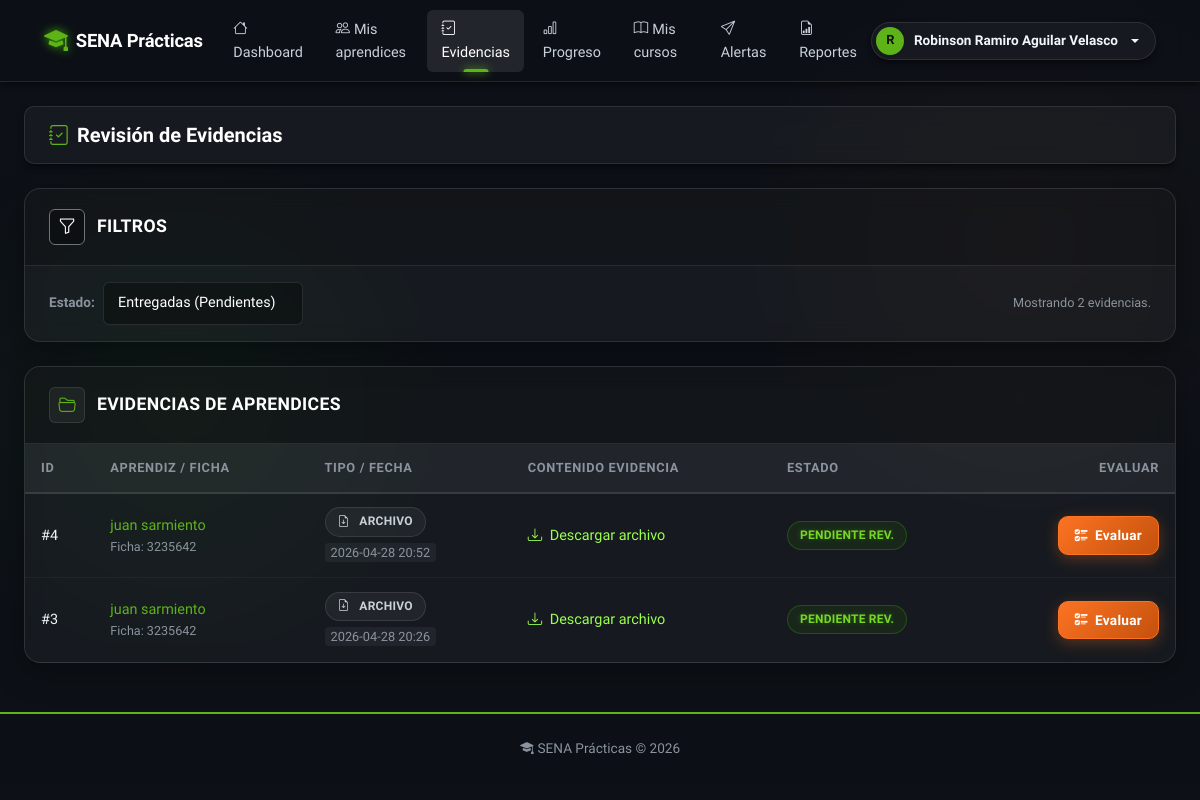
The app's page /instructor/evidencias/revisar (signed in), older data.
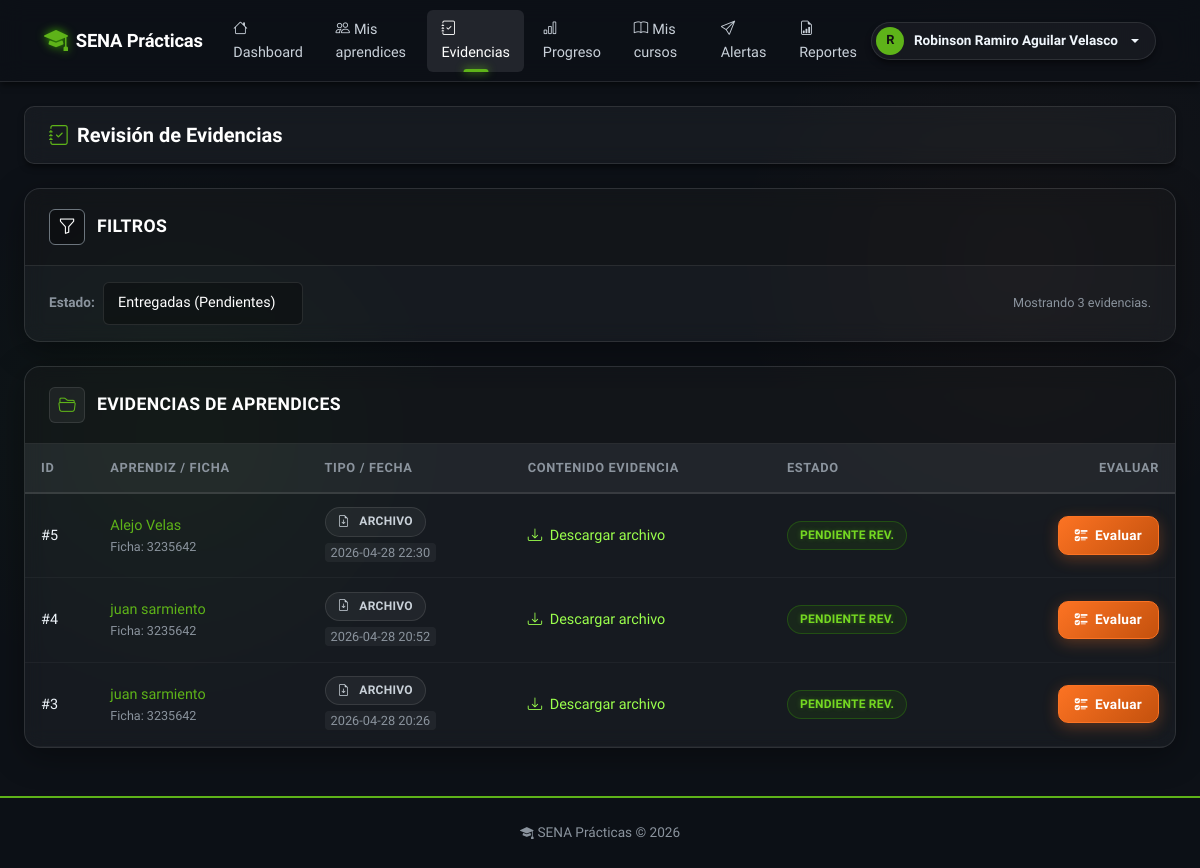
The same page, newer data.
### app/models/evidencia.py (models this page shows)
class Evidencia(db.Model):
    __tablename__ = 'evidencia'
    id_evidencia   = db.Column(db.Integer, primary_key=True)
    id_aprendiz    = db.Column(db.Integer, db.ForeignKey('aprendiz.id_aprendiz'), nullable=False)
    tipo           = db.Column(db.Enum('archivo', 'enlace', 'texto'), nullable=False)
    contenido      = db.Column(db.Text)
    fecha_entrega  = db.Column(db.DateTime, default=lambda: datetime.now(timezone.utc))
    estado         = db.Column(db.Enum('Entregada', 'Revisada', 'Aprobada', 'No Aprobada'))
    observaciones  = db.Column(db.Text)
    bitacora       = db.Column(db.String(25))
    actas          = db.Column(db.String(25))
    aprendiz       = db.relationship('Aprendiz', back_populates='evidencias')

### app/models/usuario.py (models this page shows, shortened)
class Usuario(db.Model, UserMixin):
    __tablename__ = 'usuario'
    id_usuario       = db.Column(db.Integer, primary_key=True)
    tipo_documento   = db.Column(db.String(20))
    numero_documento = db.Column(db.String(30))
    nombres          = db.Column(db.String(100), nullable=False)
    apellidos        = db.Column(db.String(100), nullable=False)
    correo           = db.Column(db.String(100), unique=True, nullable=False)
    telefono         = db.Column(db.String(20))
    password_hash    = db.Column(db.String(255), nullable=False)
    estado           = db.Column(db.Boolean, default=True)
    fecha_creacion   = db.Column(db.DateTime, default=lambda: datetime.now(timezone.utc))
    roles            = db.relationship('UsuarioRol', back_populates='usuario')
    instructor       = db.relationship('Instructor', back_populates='usuario', uselist=False)
    aprendiz         = db.relationship('Aprendiz', back_populates='usuario', uselist=False)
    historial        = db.relationship('HistorialCambios', back_populates='usuario')
    notificaciones   = db.relationship('Notificacion', back_populates='usuario')

### app/models/aprendiz.py (models this page shows)
class Aprendiz(db.Model):
    __tablename__ = 'aprendiz'
    id_aprendiz      = db.Column(db.Integer, primary_key=True)
    id_usuario       = db.Column(db.Integer, db.ForeignKey('usuario.id_usuario'), unique=True, nullable=False)
    id_empresa       = db.Column(db.Integer, db.ForeignKey('empresa.id_empresa'), nullable=True)
    ficha            = db.Column(db.String(30))
    estado_practica  = db.Column(db.String(30), default='En proceso')
    horas_requeridas = db.Column(db.Integer, default=0)
    horas_cumplidas  = db.Column(db.Integer, default=0)
    usuario          = db.relationship('Usuario', back_populates='aprendiz')
    empresa          = db.relationship('Empresa', backref='aprendices')
    cursos           = db.relationship('CursoAprendiz', back_populates='aprendiz')
    evidencias       = db.relationship('Evidencia', back_populates='aprendiz')
    progreso         = db.relationship('ProgresoAprendiz', back_populates='aprendiz')
    backup           = db.relationship('AprendizBackup', back_populates='aprendiz', uselist=False)

### app/routes/instructor.py (the view)
@bp.route('/evidencias/revisar')
@login_required
@role_required('instructor')
def revisar_evidencias():
    aprendices = _aprendices_del_instructor()
    ids = [ap.id_aprendiz for ap in aprendices]
    estado_filtro = request.args.get('estado', 'Entregada')
    evidencias = (Evidencia.query
                  .filter(Evidencia.id_aprendiz.in_(ids),
                          Evidencia.estado == estado_filtro)
                  .order_by(Evidencia.fecha_entrega.desc()).all())
    return render_template('instructor/revisar_evidencias.html',
                           evidencias=evidencias,
                           estado_filtro=estado_filtro)

### app/routes/instructor.py (called while the page is built)
def _get_instructor():
    return current_user.instructor

def _aprendices_del_instructor():
    inst = _get_instructor()
    if not inst:
        return []
    ids_cursos = [ci.id_curso for ci in inst.cursos]
    if not ids_cursos:
        return []
    ids_aprendiz = db.session.query(CursoAprendiz.id_aprendiz).filter(
        CursoAprendiz.id_curso.in_(ids_cursos)
    ).distinct().all()
    ids_aprendiz = [r[0] for r in ids_aprendiz]
    return Aprendiz.query.filter(Aprendiz.id_aprendiz.in_(ids_aprendiz)).all()

### app/utils.py (called while the page is built)
def role_required(*roles):
    def decorator(f):
        @wraps(f)
        def decorated(*args, **kwargs):
            if not current_user.is_authenticated:
                flash('Inicia sesión para continuar.', 'warning')
                return redirect(url_for('auth.login'))
            user_roles = {ur.rol.nombre.lower() for ur in current_user.roles}
            required = {r.lower() for r in roles}
            if not user_roles.intersection(required):
                flash('No tienes permiso para acceder a esa sección.', 'danger')
                return abort(403)
            return f(*args, **kwargs)
        return decorated
    return decorator

### app/templates/instructor/revisar_evidencias.html (shortened to what the changed rows need)
{% extends 'base.html' %}
{% block content %}
<div class="page-toolbar">
  <h2 class="m-0" style="font-size: 1.25rem; font-weight: 600;"><i class="bi bi-journal-check text-primary me-2"></i>Revisión de Evidencias</h2>
</div>
<div class="biblioteca-shell mb-4">
  <div class="biblioteca-shell-body py-3">
    <form method="GET" action="{{ url_for('instructor.revisar_evidencias') }}" class="d-flex align-items-center gap-3 flex-wrap">
      <div class="d-flex align-items-center gap-2">
        <label for="estado" class="form-label m-0 text-muted fw-bold">Estado:</label>
        <select name="estado" id="estado" class="form-select form-select-sm" style="width: 200px;" onchange="this.form.submit()">
        </select>
      </div>
      <div class="ms-auto text-muted small">
        Mostrando {{ evidencias|length }} evidencias.
      </div>
    </form>
  </div>
</div>
<div class="biblioteca-shell">
  <div class="biblioteca-shell-body p-0">
    {% if evidencias %}
    <div class="table-responsive">
      <table class="biblioteca-table mb-0">
        <thead>
          <tr>
            <th>ID</th>
            <th>Aprendiz / Ficha</th>
            <th>Tipo / Fecha</th>
            <th>Contenido Evidencia</th>
            <th>Estado</th>
            {% if estado_filtro == 'Entregada' %}
            <th class="text-end">Evaluar</th>
            {% endif %}
          </tr>
        </thead>
        <tbody>
          {% for ev in evidencias %}
          <tr>
            <td>#{{ ev.id_evidencia }}</td>
            <td>
              <div class="fw-medium text-primary">{{ ev.aprendiz.usuario.nombres }} {{ ev.aprendiz.usuario.apellidos }}</div>
              <div class="small text-muted">Ficha: {{ ev.aprendiz.ficha or 'N/A' }}</div>
            </td>
            <td>
              <div>
                {% if ev.tipo == 'archivo' %}<span class="badge-lib badge-gray mb-1"><i class="bi bi-file-earmark-arrow-down me-1"></i> Archivo</span>
                {% elif ev.tipo == 'enlace' %}<span class="badge-lib badge-gray mb-1"><i class="bi bi-link-45deg me-1"></i> Enlace</span>
                {% else %}<span class="badge-lib badge-gray mb-1"><i class="bi bi-text-left me-1"></i> Texto</span>{% endif %}
              </div>
              <span class="ts-label">{{ ev.fecha_entrega.strftime('%Y-%m-%d %H:%M') if ev.fecha_entrega else 'N/A' }}</span>
            </td>
            <td style="max-width: 250px;">
              {% if ev.tipo == 'enlace' %}
                <a href="{{ ev.contenido }}" target="_blank" class="text-info text-decoration-none text-truncate d-block" title="{{ ev.contenido }}">Abrir enlace <i class="bi bi-box-arrow-up-right ms-1" style="font-size: 0.7rem;"></i></a>
              {% elif ev.tipo == 'archivo' %}
                <a href="{{ url_for('static', filename=ev.contenido) }}" target="_blank" class="text-success text-decoration-none"><i class="bi bi-download me-1"></i> Descargar archivo</a>
              {% else %}
                <div class="text-truncate" title="{{ ev.contenido }}">{{ ev.contenido }}</div>
              {% endif %}
            </td>
            <td>
              {% if ev.estado == 'Entregada' %}<span class="badge-lib badge-cyan">Pendiente Rev.</span>
              {% elif ev.estado == 'Aprobada' %}<span class="badge-lib badge-green">Aprobada</span>
              {% elif ev.estado == 'No Aprobada' %}<span class="badge-lib badge-red">Rechazada</span>
              {% endif %}
            </td>
            {% if estado_filtro == 'Entregada' %}
            <td>
              <div class="d-flex justify-content-end gap-2">
                <button type="button" class="btn btn-sm btn-info" data-bs-toggle="modal" data-bs-target="#modalEvaluar{{ ev.id_evidencia }}" title="Calificar Evidencia">
                  <i class="bi bi-ui-checks"></i> Evaluar
                </button>
              </div>
            </td>
            {% endif %}
          </tr>
          {% endfor %}
        </tbody>
      </table>
    </div>
    {% else %}
    <div class="empty-state">
      <i class="bi bi-check2-circle text-success" style="opacity: 0.8 !important;"></i>
      <h5 class="text-white mt-3">¡Todo al día!</h5>
      <p>No hay evidencias en estado '{{ estado_filtro }}' en este momento.</p>
    </div>
    {% endif %}
  </div>
</div>
{% endblock %}

Row changes from the older to the newer data that the page shows:
added Evidencia: id_evidencia "5", aprendiz.usuario.nombres "Alejo", aprendiz.usuario.apellidos "Velas", aprendiz "3235642", tipo "archivo" (drawn), fecha_entrega "2026-04-28 22:30", estado "PENDIENTE REV."
Text that changed along with them:
{{ evidencias|length }}: "2" → "3"
